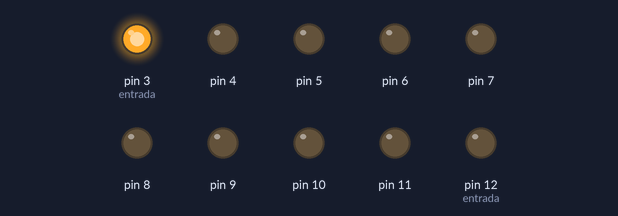
Simulated run of this sketch. Board: Arduino Uno, built with avr-gcc and run on an emulated ATmega328P. Parts: output pins drawn as LEDs (lit = HIGH).

Above: at 0.2 s.
At 2.2 s:
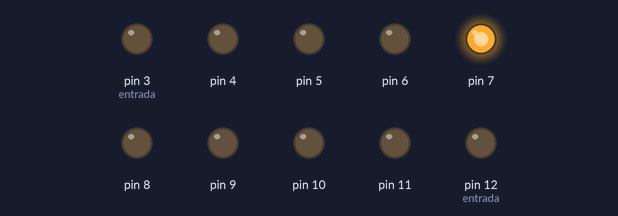
At 3.7 s:
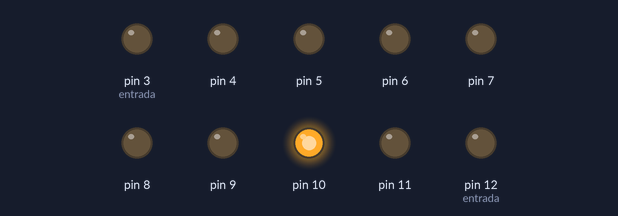
At 5.0 s:
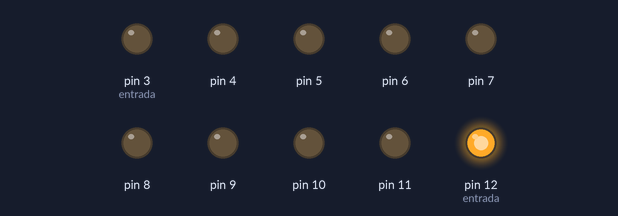
At 8.7 s:
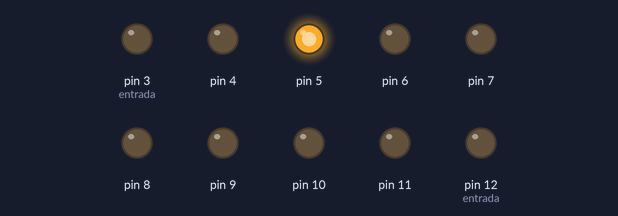
At 12.7 s:
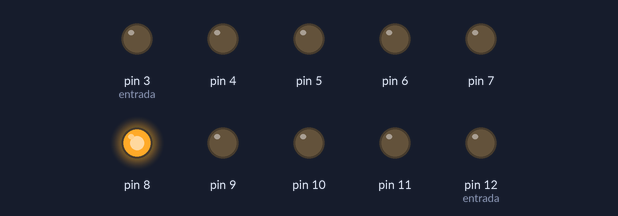
Timing chart, 0 to 13.0 s (numbered marks = the images above):
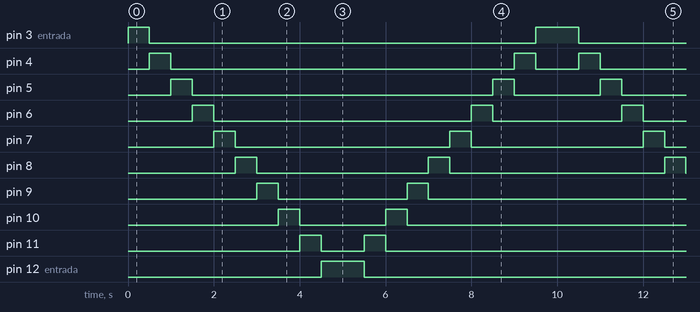

The sketch:

secuencia_del_led.ino
```cpp
//Fundación Kinal
//Centro Educativo Técnico Labral Kinal
//Electrónica
//Grado: Quinto
//Sección: A
//Curso: Taller de Electrónica Digital y Reparación de Computadoras I
//Nombre: Josué David Alvizuris Pérez
//Carné: 2022041
int entrada=3;
#define i
void setup() {
for(entrada;entrada<=12;entrada++){
  {
    pinMode(entrada, OUTPUT);
  }
}
}
void loop() {
  entrada=3;
  for(i;entrada<=12;entrada++){
    digitalWrite(entrada, HIGH);
    delay(500);
    digitalWrite(entrada, LOW);
    }
   entrada=12;
  for(i;entrada>=3;entrada--){
    digitalWrite(entrada, HIGH);
    delay(500);
    digitalWrite(entrada, LOW);
}
}
```

Measured:
- by itself, pin 3 (entrada): repeats every 10.0 s: LOW 9.0 s, HIGH 1.0 s
- by itself, pin 4: repeats every 10.0 s: LOW 8.0 s, HIGH 0.50 s, LOW 1.0 s, HIGH 0.50 s
- by itself, pin 5: repeats every 10.0 s: LOW 7.0 s, HIGH 0.50 s, LOW 2.0 s, HIGH 0.50 s
- by itself, pin 6: repeats every 10.0 s: LOW 6.0 s, HIGH 0.50 s, LOW 3.0 s, HIGH 0.50 s
- by itself, pin 7: repeats every 10.0 s: LOW 5.0 s, HIGH 0.50 s, LOW 4.0 s, HIGH 0.50 s
- by itself, pin 8: repeats every 10.0 s: LOW 4.0 s, HIGH 0.50 s, LOW 5.0 s, HIGH 0.50 s
- by itself, pin 9: repeats every 10.0 s: LOW 3.0 s, HIGH 0.50 s, LOW 6.0 s, HIGH 0.50 s
- by itself, pin 10: repeats every 10.0 s: LOW 2.0 s, HIGH 0.50 s, LOW 7.0 s, HIGH 0.50 s
